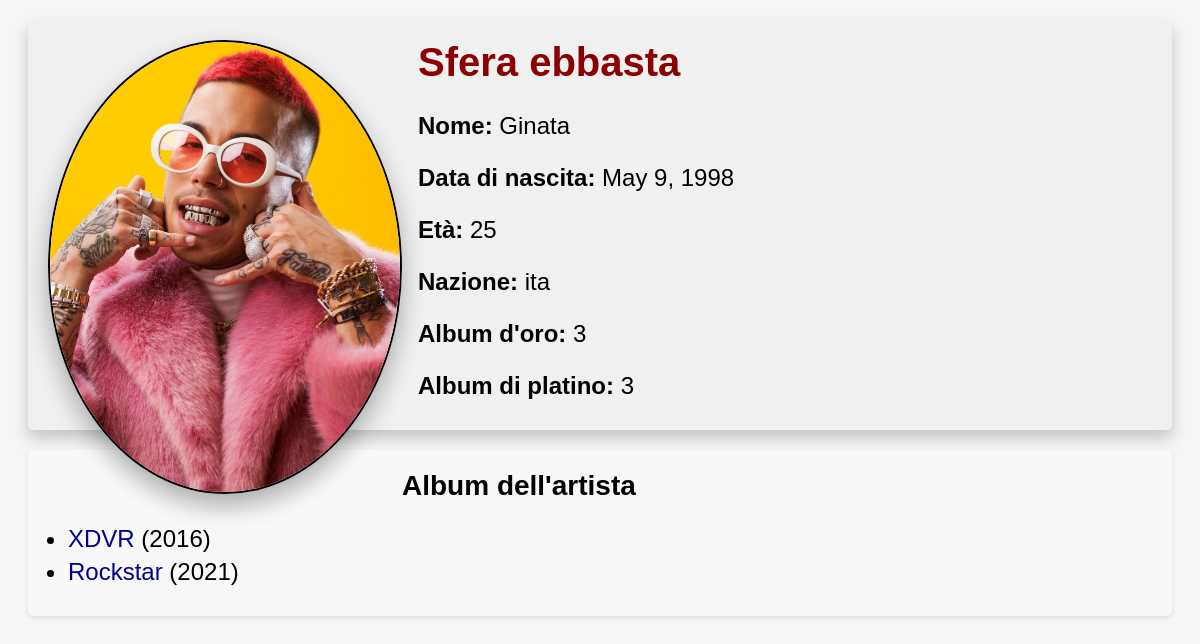
/ab/artists/5, run on an earlier commit of the app's database.
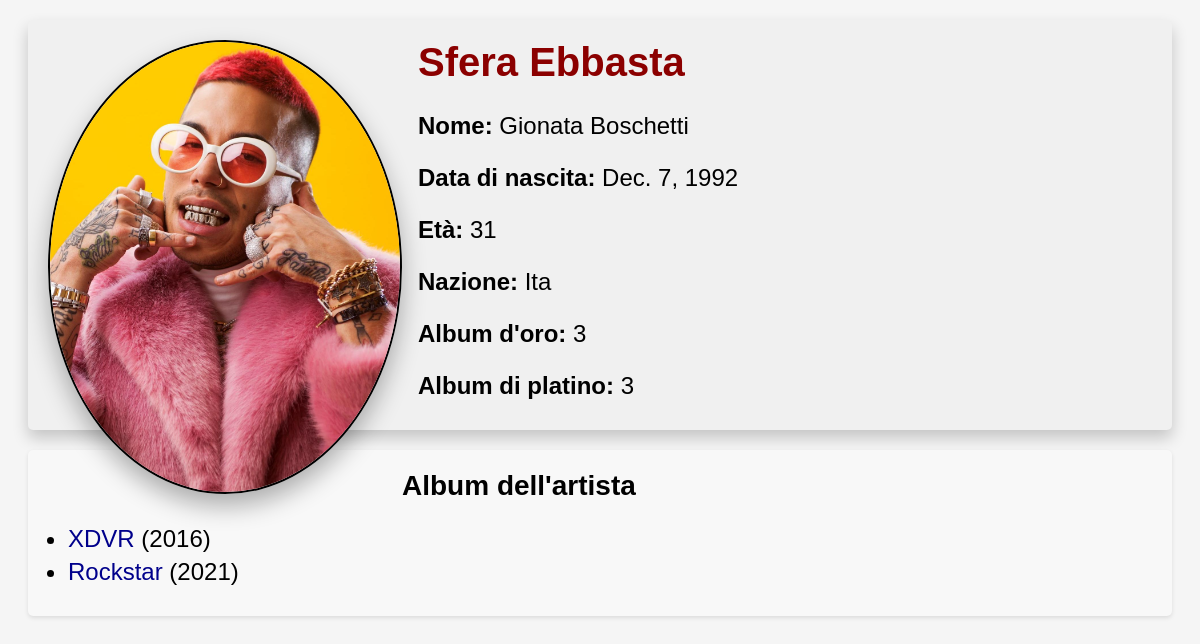
And on a later commit of the database.
### Audiobase/models.py (models this page shows, shortened)
class Artist(models.Model):
    ida = models.AutoField(primary_key=True)  # primary key
    aname = models.CharField(max_length=100, verbose_name="Name")
    stagename = models.CharField(max_length=100, verbose_name="Stage name")
    birth = models.DateField("Birth")
    age = models.IntegerField(default=0)    # read only
    n_gold = models.IntegerField(default=0, verbose_name="Gold records")  # read only
    n_plat = models.IntegerField(default=0, verbose_name="Platinum records")  # read only
    nation = models.CharField(max_length=100, verbose_name="Nationality")
    artist_image = models.ImageField(null=True, blank=True, upload_to="artist_img/")    # profile pic
    show_ida = models.IntegerField(verbose_name="Ida", null=True, default=-1)

### Audiobase/views.py (the view)
# urls.py: path('artists/<int:artist_id>', views.artist_bio, name='artist_bio'),
def artist_bio(request, artist_id):
    try:
        artist_obj = Artist.objects.get(ida=artist_id)
    except Artist.DoesNotExist:
        raise Http404("L'artista non esiste")
    context = {
        'artist': artist_obj,
        'albums': artist_obj.album_set.all(),
        'path_stagename': artist_obj.stagename.replace(" ", "").lower()   #   artist images path in the folder
    }
    return render(request, 'Audiobase/artist.html', context)

### Audiobase/templates/Audiobase/artist.html (shortened to what this page needs)
<!DOCTYPE html>
<html>
<head>
</head>
<body>
<div class="artist-info">
    <div class="artist-image">
        <img src="/media/artist_img/a{{ artist.ida }}_{{ path_stagename }}.jpg" alt="artist profile pic">
    </div>
    <div style="margin-left: 370px;">
        <h1 style="color: #8b0000;">{{ artist.stagename }}</h1>
        <p><strong>Nome:</strong> {{ artist.aname }}</p>
        <p><strong>Data di nascita:</strong> {{ artist.birth }}</p>
        <p><strong>Età:</strong> {{ artist.age }}</p>
        <p><strong>Nazione:</strong> {{ artist.nation }}</p>
        <p><strong>Album d'oro:</strong> {{ artist.n_gold }}</p>
        <p><strong>Album di platino:</strong> {{ artist.n_plat }}</p>
    </div>
</div>
<div class="album-list">
    <h2>Album dell'artista</h2>
    <ul>
        {% for album in albums %}
            <li><a href="{% url 'album_bio' album.idb %}">{{ album.bname }}</a> ({{ album.year }})</li>
        {% empty %}
            <li class="no-albums">Nessun album disponibile</li>
        {% endfor %}
    </ul>
</div>
</body>
</html>

What changed in the data, as far as the page shows it:
changed Artist: stagename "Sfera ebbasta" → "Sfera Ebbasta"; aname "Ginata" → "Gionata Boschetti"; birth "May 9, 1998" → "Dec. 7, 1992"; age "25" → "31"; nation "ita" → "Ita"
